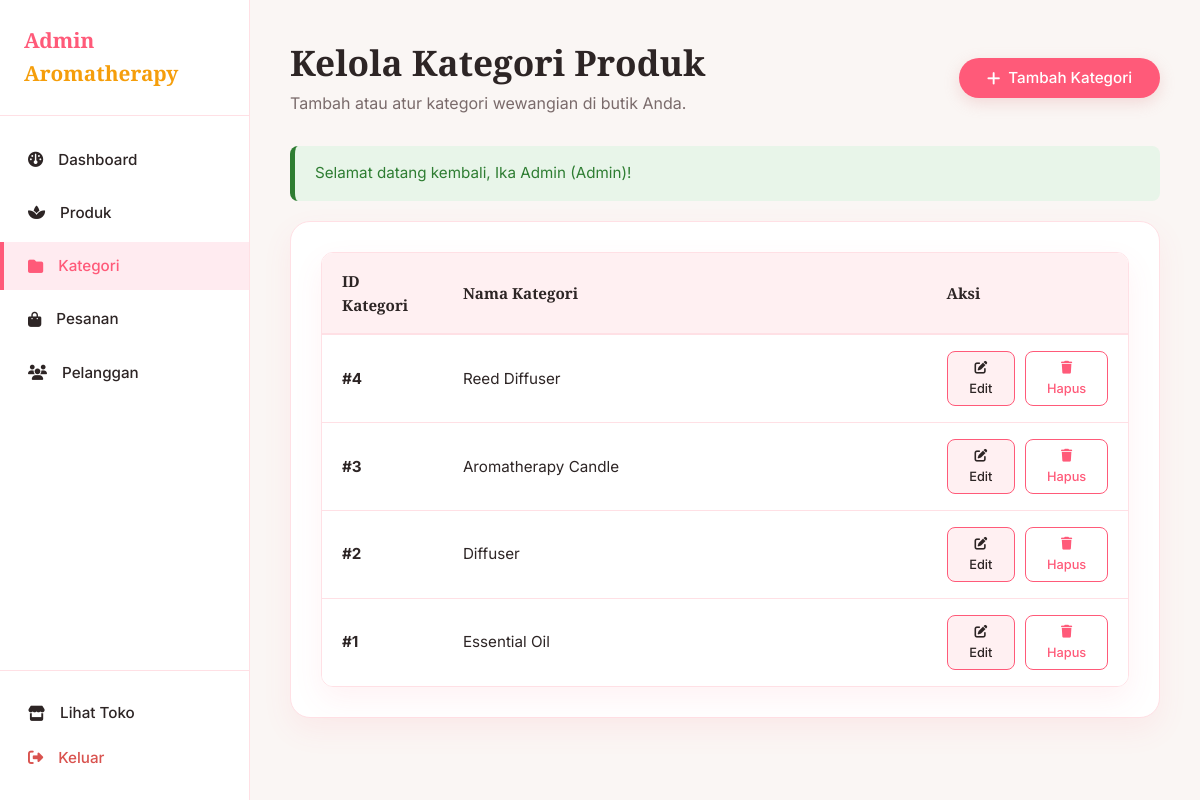
/admin/kategori/index.php (signed in), run on the app's committed database.
### tables this page shows
CREATE TABLE kategori (
    id_kategori INT AUTO_INCREMENT PRIMARY KEY,
    nama_kategori VARCHAR(100)
);

### admin/kategori/index.php (the view, shortened to what this page needs)
<?php
require_once __DIR__ . '/../../includes/functions.php';
$extraCss = 'admin.css';
require_once __DIR__ . '/../../includes/header.php';
$pdo = getDBConnection();
$categories = [];
if ($pdo) {
    try {
        $categories = $pdo->query("SELECT * FROM kategori ORDER BY id_kategori DESC")->fetchAll();
    } catch (\PDOException $e) {}
}
?>
<body class="admin-body">
    <div class="admin-sidebar">
        <div class="sidebar-brand">
            <span class="brand-rose">Admin</span> <span class="brand-gold">Aromatherapy</span>
        </div>
        <ul class="sidebar-menu">
            <li><a href="<?= getAppUrl() ?>/admin/dashboard.php" class="sidebar-link"><i class="fa fa-gauge"></i> <span>Dashboard</span></a></li>
            <li><a href="<?= getAppUrl() ?>/admin/produk/index.php" class="sidebar-link"><i class="fa fa-spa"></i> <span>Produk</span></a></li>
            <li><a href="<?= getAppUrl() ?>/admin/kategori/index.php" class="sidebar-link active"><i class="fa fa-folder"></i> <span>Kategori</span></a></li>
            <li><a href="<?= getAppUrl() ?>/admin/pesanan/index.php" class="sidebar-link"><i class="fa fa-shopping-bag"></i> <span>Pesanan</span></a></li>
            <li><a href="<?= getAppUrl() ?>/admin/pelanggan/index.php" class="sidebar-link"><i class="fa fa-users"></i> <span>Pelanggan</span></a></li>
        </ul>
        <div class="sidebar-footer">
            <a href="<?= getAppUrl() ?>/index.php" class="sidebar-link" style="padding: 10px 0;"><i class="fa fa-store"></i> <span>Lihat Toko</span></a>
            <a href="<?= getAppUrl() ?>/auth/logout.php" class="sidebar-link" style="padding: 10px 0; color: #d9534f;"><i class="fa fa-sign-out-alt"></i> <span>Keluar</span></a>
        </div>
    </div>
    <div class="admin-content">
        <div class="admin-header">
            <div>
                <h1>Kelola Kategori Produk</h1>
                <p style="color: var(--text-muted); margin-top: 5px;">Tambah atau atur kategori wewangian di butik Anda.</p>
            </div>
            <a href="tambah.php" class="btn btn-primary" style="height: 40px; display:flex; align-items:center; justify-content:center; gap: 8px;">
                <i class="fa fa-plus"></i> Tambah Kategori
            </a>
        </div>
        <?= getFlashMessage() ?>
        <div style="background-color: #fff; padding: 30px; border-radius: 20px; border: 1px solid var(--border-color); box-shadow: var(--card-shadow);">
            <?php if (!empty($categories)): ?>
                <div class="table-wrapper" style="margin: 0;">
                    <table class="table">
                        <thead>
                            <tr>
                                <th style="width: 15%">ID Kategori</th>
                                <th>Nama Kategori</th>
                                <th style="width: 25%" class="text-center">Aksi</th>
                            </tr>
                        </thead>
                        <tbody>
                            <?php foreach ($categories as $cat): ?>
                                <tr>
                                    <td><strong>#<?= $cat['id_kategori'] ?></strong></td>
                                    <td><?= htmlspecialchars($cat['nama_kategori']) ?></td>
                                    <td class="text-center">
                                        <div style="display: flex; gap: 10px; justify-content: center;">
                                            <a href="edit.php?id=<?= $cat['id_kategori'] ?>" class="btn btn-secondary" style="padding: 6px 14px; font-size: 0.8rem; border-radius: 8px;">
                                                <i class="fa fa-edit"></i> Edit
                                            </a>
                                            <a href="hapus.php?id=<?= $cat['id_kategori'] ?>" class="btn btn-outline" style="padding: 6px 14px; font-size: 0.8rem; border-radius: 8px; border-width: 1px;" onclick="return confirm('Apakah Anda yakin ingin menghapus kategori ini? Semua produk di kategori ini akan kehilangan relasinya.')">
                                                <i class="fa fa-trash"></i> Hapus
                                            </a>
                                        </div>
                                    </td>
                                </tr>
                            <?php endforeach; ?>
                        </tbody>
                    </table>
                </div>
            <?php else: ?>
                <p style="color: var(--text-muted); text-align: center; padding: 20px;">Belum ada data kategori.</p>
            <?php endif; ?>
        </div>
    </div>
</body>
</html>

### includes/header.php (shortened to what this page needs)
<?php
require_once __DIR__ . '/functions.php';
$appUrl = getAppUrl();
?>
<!DOCTYPE html>
<html lang="id">
<head>
    <link rel="stylesheet" href="https://cdnjs.cloudflare.com/ajax/libs/font-awesome/6.4.0/css/all.min.css">
    <link rel="stylesheet" href="<?= $appUrl ?>/assets/css/style.css">
    <?php if (isset($extraCss)): ?>
        <link rel="stylesheet" href="<?= $appUrl ?>/assets/css/<?= $extraCss ?>">
    <?php endif; ?>
</head>
<body>

### includes/functions.php (shortened to what this page needs)
<?php
function getAppUrl() {
    $root = '/aromatherapy_store';
    return $root;
}
function getFlashMessage() {
    if (isset($_SESSION['flash_message'])) {
        $msg = $_SESSION['flash_message'];
        return "<div class='alert alert-{$msg['type']}'>{$msg['text']}</div>";
    }
    return '';
}
?>

### assets/css/style.css (style rules this page uses)
:root { --primary-color: #FF5A79; --primary-hover: #E03E5E; --primary-light: #FFEBF0; --secondary-color: #FFF0F2; --accent-color: #A855F7; --accent-gold: #F59E0B; --bg-color: #FCFBF9; --text-color: #2D2525; --text-muted: #7A6B6B; --border-color: #FFE0E5; --card-shadow: 0 12px 30px rgba(255, 90, 121, 0.08); --hover-shadow: 0 20px 45px rgba(255, 90, 121, 0.16); --font-heading: 'Playfair Display', Georgia, serif; --font-body: 'Inter', system-ui, -apple-system, sans-serif; --transition: all 0.3s cubic-bezier(0.4, 0, 0.2, 1); }
* { box-sizing: border-box; margin: 0; padding: 0; }
body { font-family: var(--font-body); background-color: var(--bg-color); color: var(--text-color); line-height: 1.6; overflow-x: hidden; }
a { color: inherit; text-decoration: none; transition: var(--transition); }
.text-center { text-align: center; }
h1, h2, h3, h4, h5, h6 { font-family: var(--font-heading); font-weight: 600; line-height: 1.3; }
.btn { display: inline-block; padding: 12px 28px; font-size: 0.95rem; font-weight: 500; border-radius: 50px; border: none; cursor: pointer; transition: var(--transition); text-align: center; }
.btn-primary { background-color: var(--primary-color); color: #fff; box-shadow: 0 5px 15px rgba(226, 149, 149, 0.3); }
.btn-secondary { background-color: var(--secondary-color); color: var(--text-color); border: 1px solid var(--primary-color); }
.btn-outline { background-color: transparent; color: var(--primary-color); border: 2px solid var(--primary-color); }
.alert { padding: 15px 20px; border-radius: 8px; margin-bottom: 20px; font-size: 0.95rem; }
.alert-success { background-color: #E8F5E9; color: #2E7D32; border-left: 5px solid #2E7D32; }
.brand-rose { color: var(--primary-color); }
.brand-gold { color: var(--accent-gold); }
.table-wrapper { overflow-x: auto; margin: 30px 0; border-radius: 12px; border: 1px solid var(--border-color); box-shadow: var(--card-shadow); }
.table { width: 100%; border-collapse: collapse; background-color: #fff; font-size: 0.95rem; }
.table th, .table td { padding: 16px 20px; text-align: left; }
.table th { background-color: var(--secondary-color); font-family: var(--font-heading); font-weight: 600; color: var(--text-color); border-bottom: 2px solid var(--border-color); }
.table td { border-bottom: 1px solid var(--border-color); }
.table tr:last-child td { border-bottom: none; }

### assets/css/admin.css (style rules this page uses)
:root { --sidebar-width: 250px; --admin-bg: #FAF6F4; --card-green: #E2F0D9; --text-green: #385723; --card-blue: #D9E1F2; --text-blue: #1F4E79; }
body.admin-body { background-color: var(--admin-bg); display: flex; min-height: 100vh; }
.admin-sidebar { width: var(--sidebar-width); background-color: #fff; border-right: 1px solid var(--border-color); position: fixed; height: 100vh; left: 0; top: 0; z-index: 100; display: flex; flex-direction: column; }
.sidebar-brand { padding: 24px; font-size: 1.3rem; font-family: var(--font-heading); font-weight: 700; border-bottom: 1px solid var(--border-color); }
.sidebar-menu { list-style: none; padding: 20px 0; display: flex; flex-direction: column; gap: 5px; flex-grow: 1; }
.sidebar-link { display: flex; align-items: center; gap: 15px; padding: 12px 24px; color: var(--text-color); font-weight: 500; font-size: 0.95rem; border-left: 4px solid transparent; }
.sidebar-link:hover, .sidebar-link.active { background-color: var(--primary-light); color: var(--primary-color); border-left-color: var(--primary-color); }
.sidebar-footer { padding: 20px 24px; border-top: 1px solid var(--border-color); }
.admin-content { margin-left: var(--sidebar-width); padding: 40px; width: calc(100% - var(--sidebar-width)); }
.admin-header { display: flex; justify-content: space-between; align-items: center; margin-bottom: 30px; }
.admin-header h1 { font-size: 2.2rem; color: var(--text-color); }

### data on the page
kategori: id_kategori "4", nama_kategori "Reed Diffuser"
kategori: id_kategori "3", nama_kategori "Aromatherapy Candle"
kategori: id_kategori "2", nama_kategori "Diffuser"
kategori: id_kategori "1", nama_kategori "Essential Oil"

### other printed values
$msg['text'] "Selamat datang kembali, Ika Admin (Admin)!"
